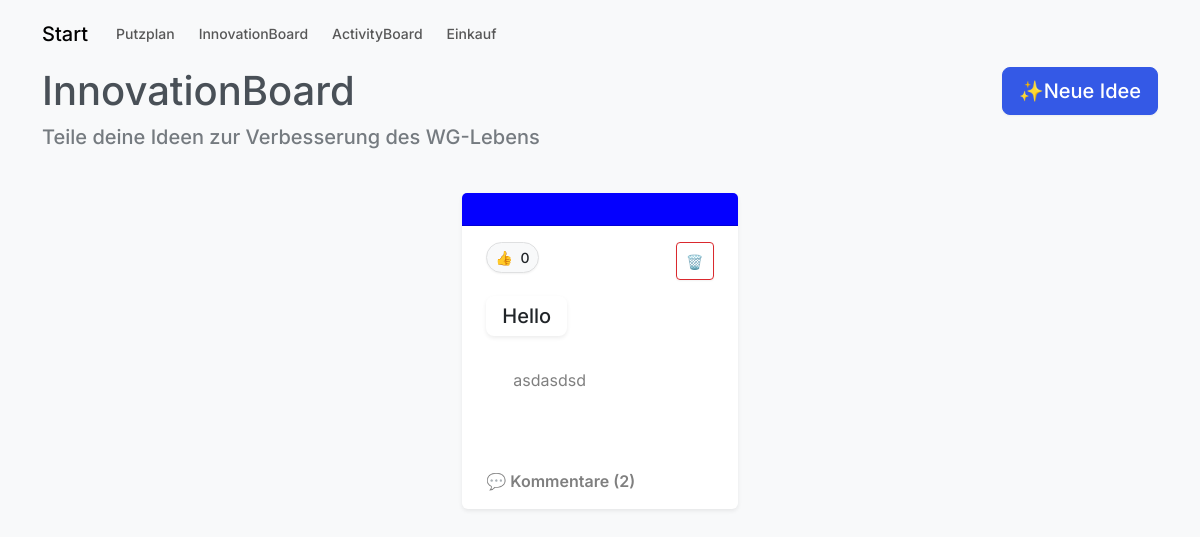
The app's page /innovationboard/ (signed in), older data.
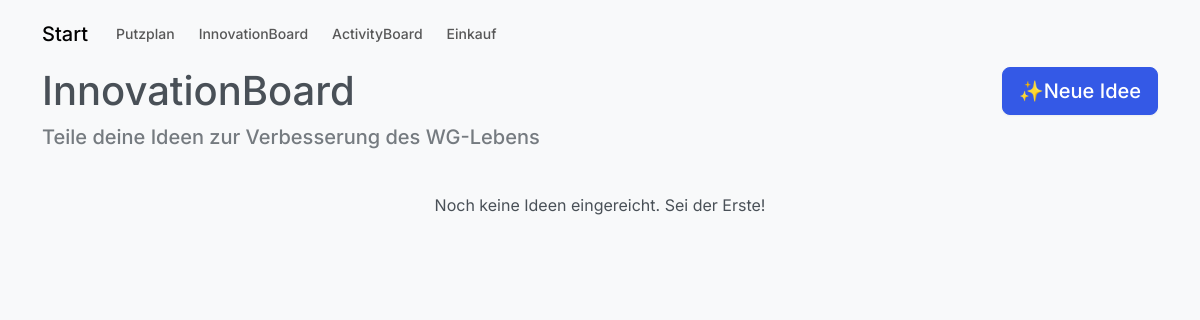
The same page, newer data.
### db.py (models this page shows)
class Idea(db.Model):
    __tablename__ = 'IDEA'
    idea_id = db.Column(db.Integer, primary_key=True, index=True)
    wg_id = db.Column(db.Integer, db.ForeignKey('WG.wg_id'), nullable=False)
    created_by = db.Column(db.Integer, db.ForeignKey('USER.user_id'), nullable=False)
    title = db.Column(db.String, nullable=False)
    description = db.Column(db.Text)
    created_at = db.Column(db.DateTime, server_default=db.func.now())
    updated_at = db.Column(db.DateTime, onupdate=db.func.now())
    status = db.Column(db.String)
    color = db.Column(db.String(7), nullable=False, default="#ffffff")
    wg = db.relationship('Wg', back_populates='ideas')
    creator = db.relationship('User', back_populates='ideas', foreign_keys=[created_by])
    comments = db.relationship('Idea_Comment', back_populates='idea', cascade='all, delete-orphan')
    likes = db.relationship('Idea_Like', back_populates='idea', cascade='all, delete-orphan')

### app.py (the view, shortened to what this page needs)
@app.route("/innovationboard/", methods=['GET', 'POST'])
def innovation_board():
    if 'user_id' not in session:
        return redirect(url_for('login'))
    form = InnovationForm()
    all_users = User.query.all()
    ideas = (Idea.query
             .filter_by(wg_id=1)   #wg_id = user.wg_id
             .options(joinedload(Idea.creator))
             .order_by(Idea.created_at.desc())
             .all())
    return render_template("innovationboard.html", form=form, all_users=all_users,ideas=ideas, comment_form=CommentForm())

### templates/innovationboard.html (shortened to what this page needs)
{% extends "base.html" %}
{% block content %}
<nav class="navbar navbar-expand-lg navbar-light bg-light">
  <a class="navbar-brand" href="{{ url_for('dashboard') }}">Start</a>
  <div class="navbar-nav">
    <a class="nav-link" href="{{ url_for('putzplan') }}">Putzplan</a>
    <a class="nav-link" href="{{ url_for('innovation_board') }}">InnovationBoard</a>
    <a class="nav-link" href="{{ url_for('activity_board') }}">ActivityBoard</a>
    <a class="nav-link" href="{{ url_for('einkaufsplan') }}">Einkauf</a>
</nav>
<div style="display:flex; justify-content:space-between; align-items:center; margin-bottom: 10px;">
  <h1 style="margin:0;">InnovationBoard</h1>
  <label for="modalToggleNewIdea"
         class="btn btn-lg btn-primary">
    ✨Neue Idee
  </label>
</div>
<h5 class="text-body-secondary" style="margin-bottom: 20px;">Teile deine Ideen zur Verbesserung des WG-Lebens</h5>
<br>
<div class="ideas-list d-flex flex-wrap justify-content-center gap-3">
  {% for idea in ideas %}
    <div class="card shadow-sm border-0">
     <div class="card-header" style="background-color: {{ idea.color or '#0d6efd' }};">
     </div>
  <div class="card-body">
    <div class="d-flex justify-content-between align-items-start mb-3">
      <form method="POST" action="{{ url_for('toggle_like', idea_id=idea.idea_id) }}" class="m-0">
        <button type="submit" class="btn btn-light btn-sm rounded-pill">
          👍 <span class="ms-1">{{ idea.likes|length }}</span>
        </button>
      </form>
      <form method="POST" action="{{ url_for('delete_idea', idea_id=idea.idea_id) }}" class="m-0">
        <button type="submit"
                class="btn btn-sm btn-outline-danger"
                style="width: 38px; height: 38px;"
                onclick="return confirm('Idee wirklich löschen?');">
          🗑️
        </button>
      </form>
    </div>
    <h5 class="mb-2">
      <span class="d-inline-block px-3 py-2 rounded-3 bg-white text-dark shadow-sm">
        {{ idea.title }}
      </span>
    </h5>
    <p class="mb-3 text-black-50" style="white-space: pre-wrap; overflow-wrap: anywhere;">
      {{ idea.description }}
    </p>
    <small class="d-block mb-3 text-white-50">
    </small>
    <a class="fw-semibold text-decoration-none text-black-50"
       data-bs-toggle="collapse"
       href="#comments-{{ idea.idea_id }}"
       role="button"
       aria-expanded="false"
       aria-controls="comments-{{ idea.idea_id }}">
      💬 Kommentare ({{ idea.comments|length if idea.comments else 0 }})
    </a>
  </div>
</div>
  {% else %}
    <p>Noch keine Ideen eingereicht. Sei der Erste!</p>
  {% endfor %}
</div>
            {% set presets = [
              ("Blau", "#0d6efd"),
              ("Violett", "#6610f2"),
              ("Lila", "#6f42c1"),
              ("Pink", "#d63384"),
              ("Rot", "#dc3545"),
              ("Orange", "#fd7e14"),
              ("Gelb", "#ffc107"),
              ("Grün", "#198754"),
              ("Mint", "#20c997"),
              ("Cyan", "#0dcaf0"),
              ("Grau", "#6c757d"),
              ("Schwarz", "#212529")
            ] %}
{% endblock %}

Row changes from the older to the newer data that the page shows:
removed Idea: likes|length "0", title "Hello", description "asdasdsd", comments|length "2"
Text that changed along with them:
text now shown: "Noch keine Ideen eingereicht. Sei der Erste!"
